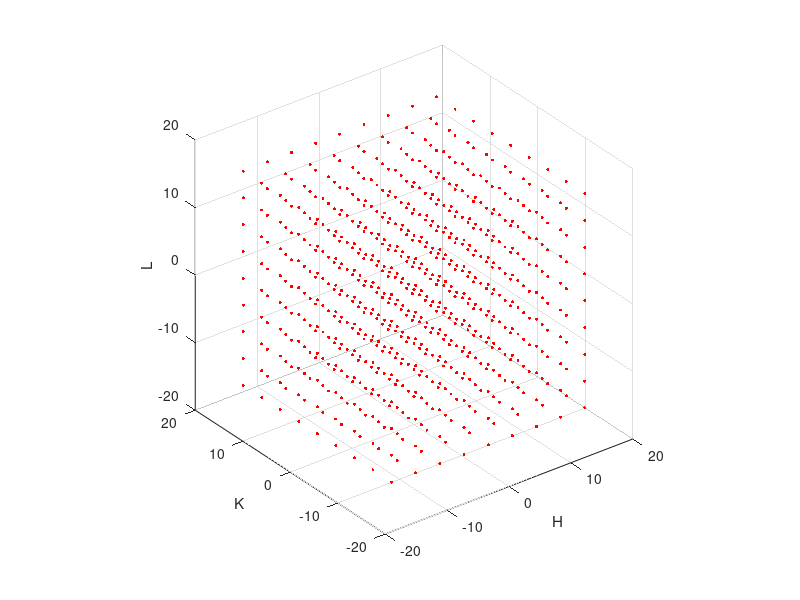

Source code (MATLAB): (Note: this script raises an error after producing the figure.)
%%
clc;clear;
%%
load('x_SRO_incline_all.mat');

%%
figure;scatter3(Q_space(:,1),Q_space(:,2),Q_space(:,3),5,'r','filled');
daspect([1,1,1]);
xlabel('H');ylabel('K');zlabel('L');
%% mode 'slice'
inlimt = [1 0 0 0.5 -0.5];
data = incoor(Q_space,inlimt,'slice',1);
figure;scatter3(data(:,1),data(:,2),data(:,3),5,'r','filled');
daspect([1,1,1]);
xlabel('H');ylabel('K');zlabel('L');

%% mode 'ortho'
inlimt  = [-0.5 0.5 -0.5 0.5 1.5 2.5];
data = incoor(Q_space,inlimt,'ortho',1);
grid on;
box on;
